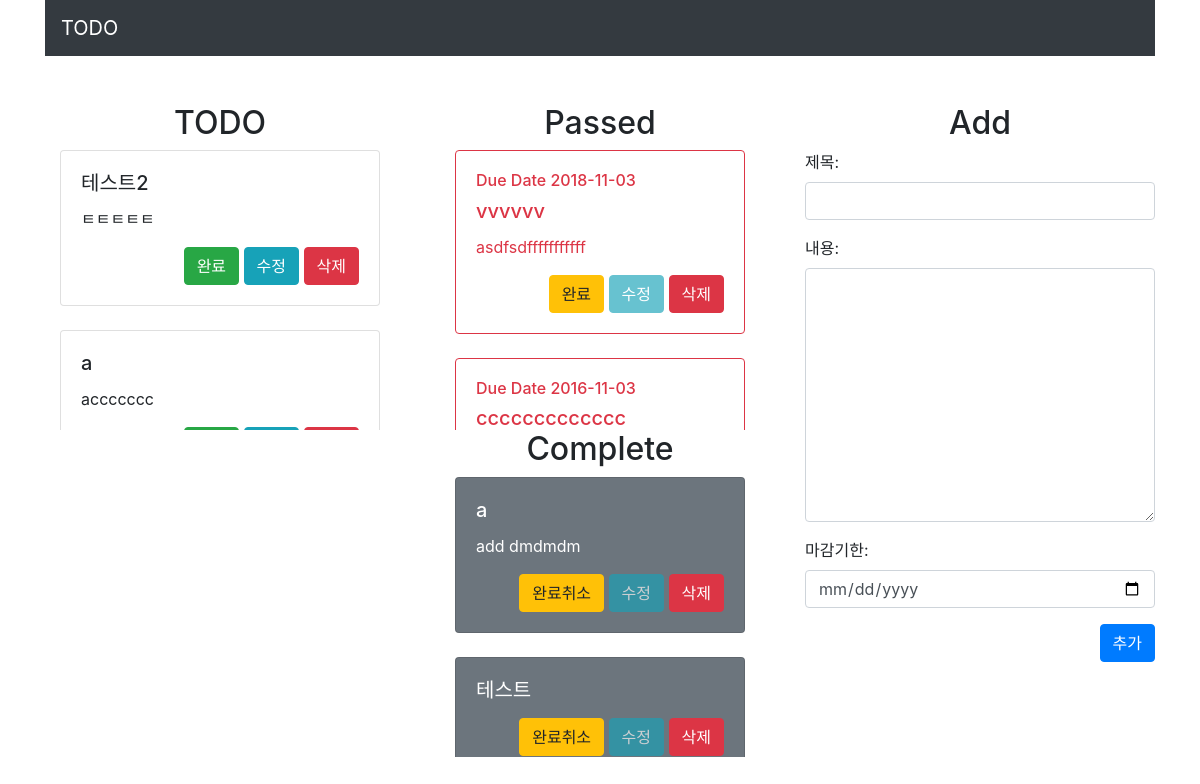
The page / on the database its author committed.
### todoList/models.py (models this page shows)
class Todo(models.Model):
    todo_title = models.CharField(max_length=20)
    todo_detail = models.TextField(null=True)
    todo_due_date = models.DateField(null=True)
    todo_is_complete = models.BooleanField(default=False)
    created_at = models.DateTimeField(auto_now_add=True)
    updated_at = models.DateTimeField(auto_now=True)

### todoList/views.py (the view)
# urls.py: path('', views.index, name='index'),
def index(request):
    if request.method == 'POST':
        todoForm = TodoForm(request.POST)
        if todoForm.is_valid():
            todoForm.save()
    else:
        todoForm = TodoForm()
    todayDate = datetime.now().strftime('%Y-%m-%d')
    todayDate_m = datetime.today() - timedelta(days=1)
    todayDate_m = todayDate_m.strftime('%Y-%m-%d')
    todoList = Todo.objects.filter(Q(todo_due_date__range=[todayDate, '5000-12-31']) | Q(todo_due_date=None), todo_is_complete=False)
    todoListLen = len(todoList)
    todoCompleteList = Todo.objects.filter(todo_is_complete=True)
    todoCompleteListLen = len(todoCompleteList)
    todoPassedList = Todo.objects.filter(todo_is_complete=False, todo_due_date__range=['1000-01-01', todayDate_m])
    todoPassedListLen = len(todoPassedList)
    context = {
        'todoForm':todoForm,
        'todayDate': todayDate,
        'todoList':todoList,
        'todoListLen': todoListLen,
        'todoCompleteList': todoCompleteList,
        'todoCompleteListLen': todoCompleteListLen,
        'todoPassedList': todoPassedList,
        'todoPassedListLen': todoPassedListLen,
    }
    return render(request, 'todo/index.html', context)

### todoList/forms.py
class TodoForm(forms.ModelForm):
    def __init__(self, *args, **kwargs):
        super(TodoForm, self).__init__(*args, **kwargs)
        self.fields['todo_detail'].required = False
        self.fields['todo_due_date'].required = False
    class Meta:
        model = Todo
        fields = ['todo_title', 'todo_detail', 'todo_due_date']
        todayDate = datetime.datetime.now().strftime('%Y-%m-%d')
        labels = {
            'todo_title': '제목',
            'todo_detail': '내용',
            'todo_due_date': '마감기한',
        }
        widgets = {
            'todo_title': forms.TextInput(attrs={'class': 'form-control'}),
            'todo_detail': forms.Textarea(attrs={'class': 'form-control', 'rows': 10}),
            'todo_due_date': forms.DateInput(attrs={'type':'date', 'class': 'form-control', 'min': todayDate}),
        }
        error_messages = {
            'todo_title': {
                'required': '제목을 입력해주세요',
            },
            'todo_due_date': {
                'required': '형식이 맞지 않습니다',
            },
        }

### todoList/templates/todo/index.html (shortened to what this page needs)
{% extends 'todo/base.html' %}
{% block content %}
<div class="row">
    {% include 'todo/todoList.html' %}
    <div class="col">
    {% include 'todo/todoPassedList.html' %}
    {% include 'todo/todoCompleteList.html' %}
        </div>
    {% include 'todo/addTodo.html' %}
</div>
{% endblock %}

### todoList/templates/todo/todoList.html (shortened to what this page needs)
<div class="col">
    <h2 class="text-center">TODO</h2>
    <div class="col todoList-style">
        {% for todo in todoList %}
        <div class="card">
            <div class="card-body">
                <h5 class="card-title">{{ todo.todo_title }}</h5>
                <p class="card-text">{{ todo.todo_detail }}</p>
                <div class="text-right">
                    <a class="btn btn-success" href="{% url 'todoList:complete' todo.id %}">완료</a>
                    <button type="button" class="btn btn-info" data-toggle="modal"
                            data-target="#todoUpdateModal{{ todo.id }}">
                        수정
                    </button>
                    <a class="btn btn-danger" href="{% url 'todoList:delete' todo.id %}">삭제</a>
                </div>
            </div>
        </div>
        {% if forloop.counter < todoListLen %}
        <br>
        {% endif %}
        {% endfor %}
    </div>
</div>

### todoList/templates/todo/todoPassedList.html
<div class="col">
    <h2 class="text-center">Passed</h2>
    <div class="col todoList-style">
        {% for todo in todoPassedList %}
        <div class="card text-white border-danger">
            <div class="card-body text-danger">
                {% if todo.todo_due_date != None %}
                <h6>Due Date {{ todo.todo_due_date|date:'Y-m-d' }}</h6>
                {% endif %}
                <h5 class="card-title">{{ todo.todo_title }}</h5>
                <p class="card-text">{{ todo.todo_detail }}</p>
                <div class="text-right">
                    <a class="btn btn-warning" href="{% url 'todoList:complete' todo.id %}">완료</a>
                    <button type="button" class="btn btn-info" disabled>
                        수정
                    </button>
                    <a class="btn btn-danger" href="{% url 'todoList:delete' todo.id %}">삭제</a>
                </div>
            </div>
        </div>
        {% if forloop.counter < todoPassedListLen %}
        <br>
        {% endif %}
        {% endfor %}
    </div>
</div>

### todoList/templates/todo/todoCompleteList.html
<div class="col">
    <h2 class="text-center">Complete</h2>
    <div class="col todoList-style">
        {% for todo in todoCompleteList %}
        <div class="card text-white bg-secondary">
            <div class="card-body">
                <h5 class="card-title">{{ todo.todo_title }}</h5>
                <p class="card-text">{{ todo.todo_detail }}</p>
                <div class="text-right">
                    <a class="btn btn-warning" href="{% url 'todoList:cancel' todo.id %}">완료취소</a>
                    <button type="button" class="btn btn-info" disabled>
                        수정
                    </button>
                    <a class="btn btn-danger" href="{% url 'todoList:delete' todo.id %}">삭제</a>
                </div>
            </div>
        </div>
        {% if forloop.counter < todoCompleteListLen %}
        <br>
        {% endif %}
        {% endfor %}
    </div>
</div>

### todoList/templates/todo/base.html (style rules this page uses)
.todoList-style { overflow-y:scroll; height:35vh; }

### rows shown on the page
Todo: todo_title "테스트2", todo_detail "ㅌㅌㅌㅌㅌ"
Todo: todo_title "a", todo_detail "accccccc"
Todo: todo_due_date "2018-11-03", todo_title "vvvvvv", todo_detail "asdfsdfffffffffff"
Todo: todo_due_date "2016-11-03", todo_title "ccccccccccccc"
Todo: todo_title "a", todo_detail "add dmdmdm"
Todo: todo_title "테스트"
